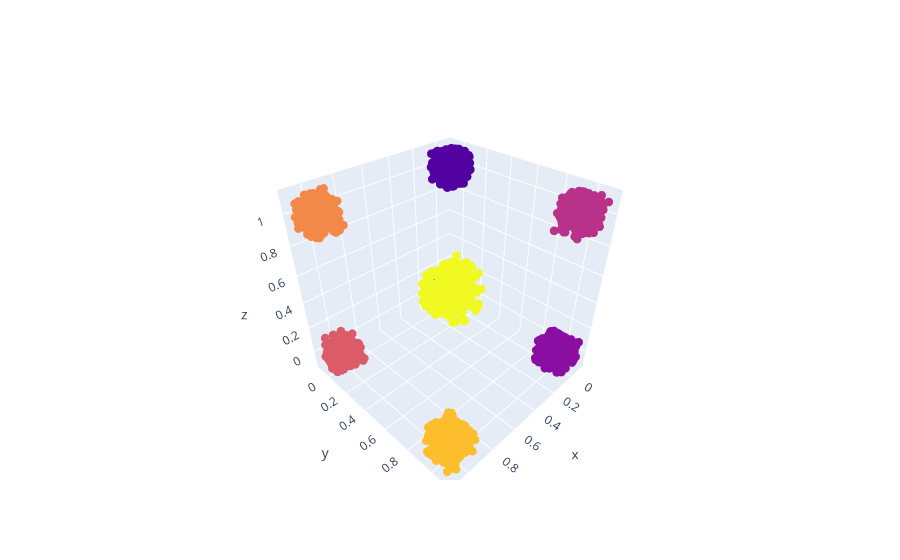

Source (notebook cell):
### Code cell
## plotar gráfico tridimensional com os pontos e suas respectivas classes usando o plotly
import plotly.graph_objects as go
fig = go.Figure(data=[go.Scatter3d(x=X_test[:,0], y=X_test[:,1], z=X_test[:,2], mode='markers', marker=dict(size=3, color=y_pred))])
fig.show()

### Figure 1 — Plotly figure (JSON) as saved in the notebook; plotly's stock layout.template omitted (floating-point values rounded to 4 significant figures; data arrays with more than 128 entries replaced by an {"elided": "..."} marker saying what was removed)
{"data": [{"marker": {"color": {"elided": "2000 int values"}, "size": 3}, "mode": "markers", "type": "scatter3d", "x": {"elided": "2000 float values"}, "y": {"elided": "2000 float values"}, "z": {"elided": "2000 float values"}}], "layout": {}}
